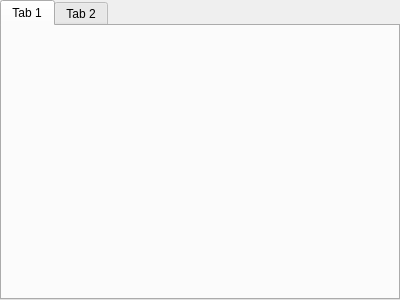
<?xml version="1.0" encoding="UTF-8"?>
<ui version="4.0">
 <class>favs</class>
 <widget class="QWidget" name="favs">
  <property name="geometry">
   <rect>
    <x>0</x>
    <y>0</y>
    <width>400</width>
    <height>300</height>
   </rect>
  </property>
  <property name="windowTitle">
   <string>Favs</string>
  </property>
  <layout class="QVBoxLayout" name="verticalLayout">
   <property name="leftMargin">
    <number>0</number>
   </property>
   <property name="topMargin">
    <number>0</number>
   </property>
   <property name="rightMargin">
    <number>0</number>
   </property>
   <property name="bottomMargin">
    <number>0</number>
   </property>
   <item>
    <widget class="QTabWidget" name="data_tabs">
     <property name="currentIndex">
      <number>0</number>
     </property>
     <property name="movable">
      <bool>true</bool>
     </property>
     <widget class="QWidget" name="tab">
      <attribute name="title">
       <string>Tab 1</string>
      </attribute>
     </widget>
     <widget class="QWidget" name="tab_2">
      <attribute name="title">
       <string>Tab 2</string>
      </attribute>
     </widget>
    </widget>
   </item>
  </layout>
 </widget>
 <resources/>
 <connections/>
</ui>
